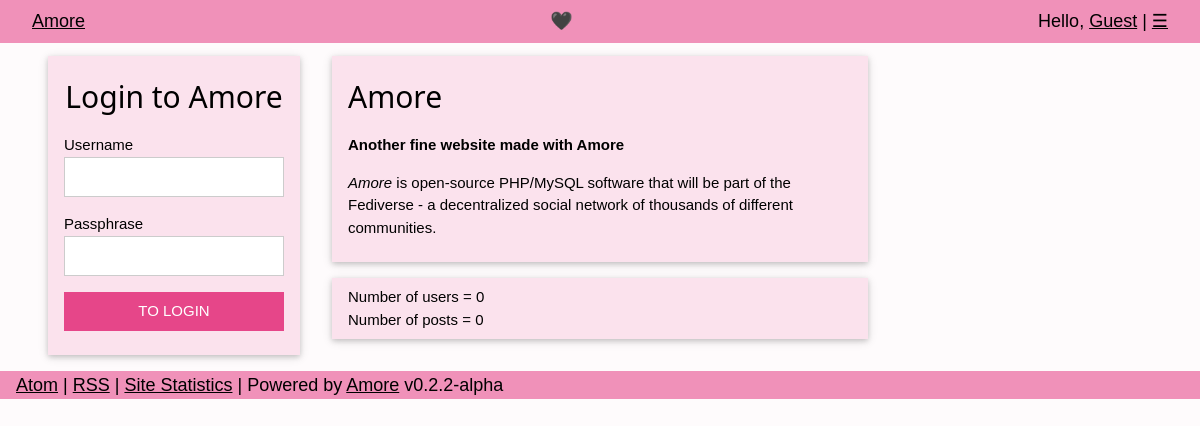
/pub/index.php, run on the app's committed database.
### tables this page shows
CREATE TABLE `configuration` (
  `primary_key` varchar(10) NOT NULL,
  `website_url` tinytext NOT NULL,
  `website_name` tinytext NOT NULL,
  `website_description` text NOT NULL,
  `default_locale` tinytext NOT NULL,
  `open_registrations` BOOLEAN DEFAULT 0 COMMENT 'default is closed',
  `admin_account` tinytext NOT NULL COMMENT 'will be first account created',
  `admin_email` tinytext NOT NULL,
  `posts_are_called` tinytext NOT NULL,
  `post_is_called` tinytext NOT NULL,
  `reposts_are_called` tinytext NOT NULL,
  `repost_is_called` tinytext NOT NULL,
  `users_are_called` tinytext NOT NULL,
  `user_is_called` tinytext NOT NULL,
  `favorites_are_called` tinytext NOT NULL,
  `favorite_is_called` tinytext NOT NULL,
  `max_post_length` smallint NOT NULL DEFAULT 500,
  `banned_user_names` text NOT NULL,
  `allow_user_age_privacy` varchar(10) NOT NULL,
  `allow_user_gender_privacy` varchar(10) NOT NULL,
  `allow_user_sexuality_privacy` varchar(10) NOT NULL,
  `allow_user_relationship_status_privacy` varchar(10) NOT NULL,
  `allow_user_location_privacy` varchar(10) NOT NULL,
  `allow_user_nationality_privacy` varchar(10) NOT NULL,
  `allow_user_time_zone_privacy` varchar(10) NOT NULL,
  `list_with_the_federation_info` BOOLEAN NOT NULL DEFAULT 1 COMMENT 'default is yes',
  `list_with_fediverse_network` BOOLEAN NOT NULL DEFAULT 1 COMMENT 'default is yes'
);

### pub/index.php (the view, shortened to what this page needs)
<?php
include "../functions.php";
$dbconn = new mysqli(DBHOST, DBUSER, DBPASS, DBNAME);
mysqli_set_charset($dbconn, "utf8");
$mysiteq = "SELECT * FROM configuration WHERE primary_key='".SITEKEY."'";
$mysitequery = mysqli_query($dbconn,$mysiteq);
while ($mysiteopt = mysqli_fetch_assoc($mysitequery)) {
	$website_url				= $mysiteopt['website_url'];
	$website_name				= $mysiteopt['website_name'];
	$website_description		= $mysiteopt['website_description'];
	$default_locale			= $mysiteopt['default_locale'];
	$open_registration		= $mysiteopt['open_registrations'];
	$posts_are_called			= $mysiteopt['posts_are_called'];
	$users_are_called			= $mysiteopt['users_are_called'];
}
include_once "main-header.php";
?>
	<main class="w3-container w3-content" style="max-width:1400px;margin-top:40px;">
		<div class="w3-row w3-container">
<?php
	if ($open_registration == FALSE) {
		echo "\t\t\t<div class=\"w3-col m3 w3-row-padding w3-panel\">\n";
		echo "\t\t\t\t<div class=\"w3-card-2 w3-padding w3-theme-l3\">\n";
		echo "\t\t\t\t\t<form method=\"post\" action=\"".htmlspecialchars("the-login.php")."\">\n";
		echo "\t\t\t\t\t<h2 class=\"w3-center\">"._("Login to ").$website_name."</h2>\n";
		echo "\t\t\t\t\t\t<p>\n";
		echo "\t\t\t\t\t\t\t<label for=\"loginuser\">"._('Username')."</label>\n";
		echo "\t\t\t\t\t\t\t<input type=\"text\" name=\"loginuser\" id=\"loginuser\" class=\"w3-input w3-border w3-margin-bottom\" required maxlength=\"50\">\n";
		echo "\t\t\t\t\t\t</p>\n";
		echo "\t\t\t\t\t\t<p>\n";
		echo "\t\t\t\t\t\t\t<label for=\"loginpass\">"._('Passphrase')."</label>\n";
		echo "\t\t\t\t\t\t\t<input type=\"password\" name=\"loginpass\" id=\"loginpass\" class=\"w3-input w3-border w3-margin-bottom\" required>\n";
		echo "\t\t\t\t\t\t</p>\n";
		echo "\t\t\t\t\t\t<input type=\"submit\" name=\"loginsubmit\" id=\"loginsubmit\" class=\"w3-button w3-block w3-theme-d3 w3-section w3-padding\" value=\""._('TO LOGIN')."\">\n";
		echo "\t\t\t\t\t</form>\n";
		echo "\t\t\t\t</div>\n";
		echo "\t\t\t</div> \n\n";
	}
	echo "\t\t\t<div class=\"w3-col m6 w3-row-padding w3-panel\">\n";
	echo "\t\t\t\t<div class=\"w3-card-2 w3-padding w3-margin-bottom w3-theme-l3\">\n";
	echo "\t\t\t\t<h2>".$website_name."</h2>\n";
	echo "\t\t\t\t<p><b>".$website_description."</b></p>\n";
	echo "\t\t\t\t<p>".$metadescription."</p>\n";
	echo "\t\t\t\t</div>\n";
	echo "\t\t\t\t<div class=\"w3-card-2 w3-padding w3-theme-l3\">\n";
	echo "\t\t\t\t<span>"._("Number of ").$users_are_called." = ".user_quantity($user)."</span><br>\n";
	echo "\t\t\t\t<span>"._("Number of ").$posts_are_called." = ".post_quantity($post)."</span><br>\n";
	echo "\t\t\t\t</div>\n";
	echo "\t\t\t</div> \n\n";
?>
	</div>
<?php
include_once "main-footer.php";
?>

### pub/main-header.php (shortened to what this page needs)
<!DOCTYPE html>
<html lang="<?php echo $default_locale; ?>">
<head>
	<link href="<?php echo $website_url; ?>/style/amore.css" rel="stylesheet" type="text/css">
</head>
<body class="w3-theme-l5">
	<div class="w3-top">
	<header class="w3-container w3-bar w3-large w3-theme-d1">
		<div class="w3-left w3-padding"><a href="<?php echo $website_url; ?>/index.php"><?php echo $website_name;  ?></a></div>
		<div class="w3-right w3-padding"><?php
		echo _('Hello, ');
		if (isset($_COOKIE['uname'])) {
			echo "<a href=\"dash/my-profile.php?uid=".$_COOKIE['id']."\">";
		} else {
			echo "<a href=\"the-login.php\">";
		}
		if (isset($_COOKIE['uname'])) {
			echo $_COOKIE['uname'];
		} else {
			echo _('Guest');
		}
		echo "</a>&nbsp;|&nbsp;";
		echo "<a href=\"\#\">&#9776;</a>";
?>
</div>
		<div class="w3-center w3-padding">🖤</div>
	</header>
	</div>

### pub/style/amore.css (style rules this page uses)
.w3-theme-l5 { color:#000 !important; background-color:#fefbfc !important; }
.w3-theme-l3 { color:#000 !important; background-color:#fbe2ed !important; }
.w3-theme-d1 { color:#000 !important; background-color:#f091b9 !important; }
.w3-theme-d3 { color:#fff !important; background-color:#e64689 !important; }
html { box-sizing:border-box; }
*,*:before,*:after { box-sizing:inherit; }
html { -ms-text-size-adjust:100%; -webkit-text-size-adjust:100%; }
body { margin:0; }
article,aside,details,figcaption,figure,footer,header,main,menu,nav,section,summary { display:block; }
a { background-color:transparent; -webkit-text-decoration-skip:objects; }
button,input,select,textarea { font:inherit; margin:0; }
button,input { overflow:visible; }
button,html [type=button],[type=reset],[type=submit] { -webkit-appearance:button; }
html,body { font-family:Verdana,sans-serif; font-size:15px; line-height:1.5 }
html { overflow-x:hidden; }
h2 { font-size:30px; }
h1,h2,h3,h4,h5,h6 { font-family:"Segoe UI",Arial,sans-serif; font-weight:400; margin:10px 0; }
a { color:inherit; }
.w3-btn,.w3-button { border:none; display:inline-block; padding:8px 16px; vertical-align:middle; overflow:hidden; text-decoration:none; color:inherit; background-color:inherit; text-align:center; cursor:pointer; white-space:nowrap; }
.w3-btn,.w3-button { -webkit-touch-callout:none; -webkit-user-select:none; -khtml-user-select:none; -moz-user-select:none; -ms-user-select:none; user-select:none; }
.w3-input { padding:8px; display:block; border:none; border-bottom:1px solid #ccc; width:100%; }
.w3-bar { width:100%; overflow:hidden; }
.w3-block { display:block; width:100%; }
.w3-container:after,.w3-container:before,.w3-panel:after,.w3-panel:before,.w3-row:after,.w3-row:before,.w3-row-padding:after,.w3-row-padding:before, .w3-cell-row:before,.w3-cell-row:after,.w3-clear:after,.w3-clear:before,.w3-bar:before,.w3-bar:after { content:""; display:table; clear:both; }
.w3-col,.w3-half,.w3-third,.w3-twothird,.w3-threequarter,.w3-quarter { float:left; width:100%; }
@media (min-width:601px) { .w3-col.m3,.w3-quarter { width:24.99999% } }
@media (min-width:601px) { .w3-col.m6,.w3-half { width:49.99999% } }
.w3-content,.w3-auto { margin-left:auto; margin-right:auto; }
.w3-content { max-width:980px; }
.w3-top,.w3-bottom { position:fixed; width:100%; z-index:1; }
.w3-top { top:0; }
.w3-row-padding,.w3-row-padding>.w3-half,.w3-row-padding>.w3-third,.w3-row-padding>.w3-twothird,.w3-row-padding>.w3-threequarter,.w3-row-padding>.w3-quarter,.w3-row-padding>.w3-col { padding:0 8px; }
.w3-container,.w3-panel { padding:0.01em 16px; }
.w3-panel { margin-top:16px; margin-bottom:16px; }
.w3-card,.w3-card-2 { box-shadow:0 2px 5px 0 rgba(0,0,0,0.16),0 2px 10px 0 rgba(0,0,0,0.12); }
.w3-large { font-size:18px!important; }
.w3-center { text-align:center!important; }
.w3-border { border:1px solid #ccc!important; }
.w3-section,.w3-code { margin-top:16px!important; margin-bottom:16px!important; }
.w3-margin-bottom { margin-bottom:16px!important; }
.w3-padding { padding:8px 16px!important; }
.w3-left { float:left!important; }
.w3-right { float:right!important; }

### data on the page
configuration: website_name "Amore", website_description "Another fine website made with Amore", users_are_called "users", posts_are_called "posts"

### other printed values
_('Hello, ') "Hello,"
_('Guest') "Guest"
_("Login to ") "Login to"
_('Username') "Username"
_('Passphrase') "Passphrase"
_("Number of ") "Number of"
user_quantity($user) "0"
post_quantity($post) "0"
_("Site Statistics") "Site Statistics"
_("Powered by ") "Powered by"
